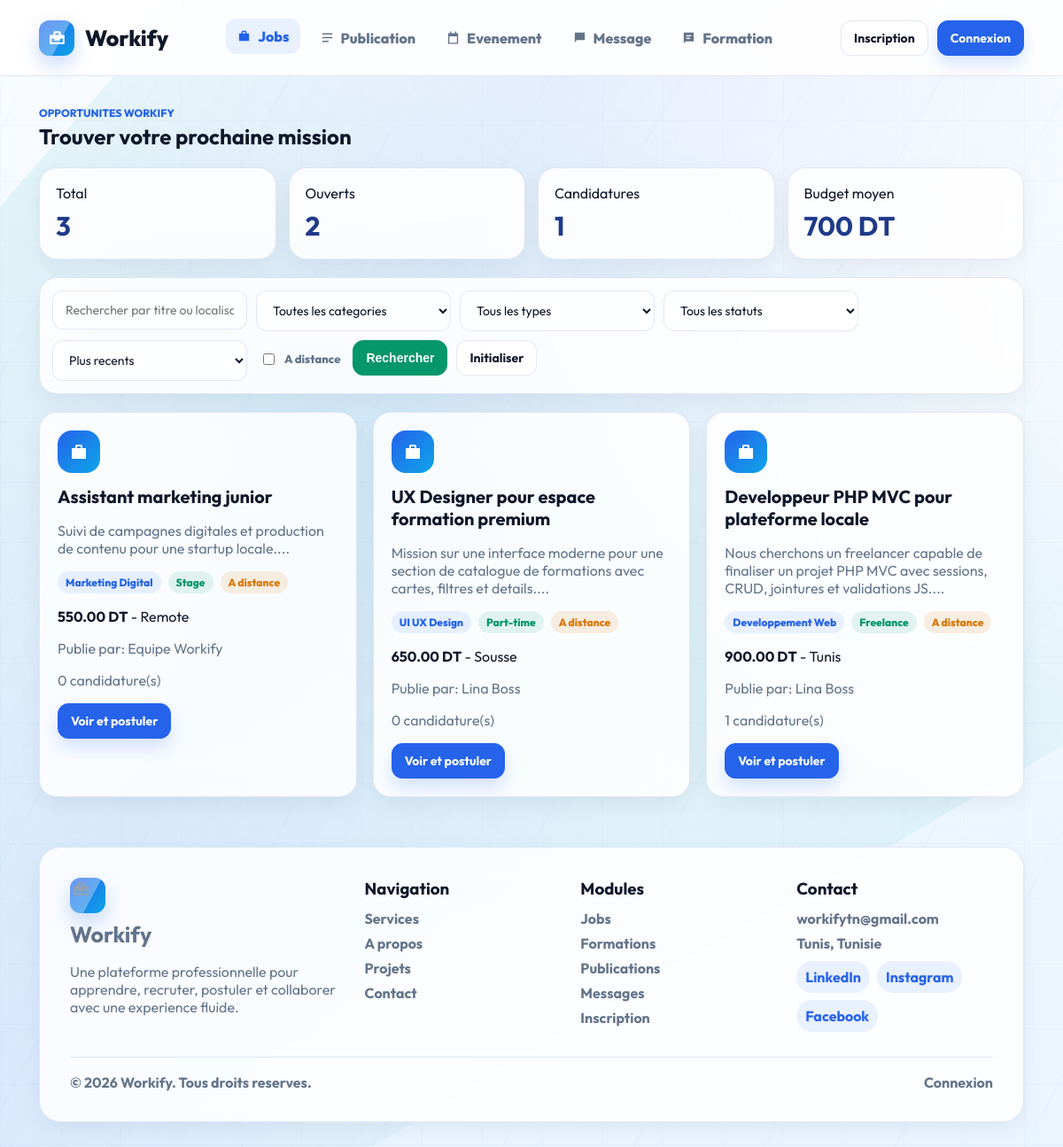
/controller/JobC.php?office=front&action=list, run on the app's committed database.
### tables this page shows
CREATE TABLE `jobs` (
  `id` int(11) NOT NULL AUTO_INCREMENT,
  `title` varchar(180) NOT NULL,
  `description` text NOT NULL,
  `budget` decimal(10,2) NOT NULL DEFAULT 0.00,
  `category_id` int(11) NOT NULL,
  `location` varchar(120) NOT NULL,
  `is_remote` tinyint(1) NOT NULL DEFAULT 0,
  `job_type` enum('Freelance','Full-time','Stage','Part-time') NOT NULL DEFAULT 'Freelance',
  `status` enum('open','draft','closed') NOT NULL DEFAULT 'open',
  `publisher_id` int(11) NOT NULL,
  `created_at` datetime NOT NULL DEFAULT current_timestamp(),
  PRIMARY KEY (`id`),
  KEY `fk_jobs_category` (`category_id`),
  KEY `fk_jobs_publisher` (`publisher_id`),
  CONSTRAINT `fk_jobs_category` FOREIGN KEY (`category_id`) REFERENCES `categories` (`id`) ON UPDATE CASCADE,
  CONSTRAINT `fk_jobs_publisher` FOREIGN KEY (`publisher_id`) REFERENCES `utilisateurs` (`id`) ON DELETE CASCADE ON UPDATE CASCADE
);

CREATE TABLE `categories` (
  `id` int(11) NOT NULL AUTO_INCREMENT,
  `name` varchar(120) NOT NULL,
  `slug` varchar(120) NOT NULL,
  `scope` enum('all','formation','job') NOT NULL DEFAULT 'all',
  `description` varchar(255) DEFAULT NULL,
  PRIMARY KEY (`id`),
  UNIQUE KEY `slug` (`slug`)
);

### controller/JobModel.php (called while the page is built, shortened)
<?php
class JobModel
{
    public function listeJobs($search = '', $idCategorie = '', $type = '', $statut = '', $remoteOnly = '', $sort = 'date_desc')
    {
        $sql = 'SELECT j.*, c.name AS nom_categorie,
                       CONCAT(u.first_name, " ", u.last_name) AS nom_publisher,
                       (SELECT COUNT(*) FROM candidatures ca WHERE ca.job_id = j.id) AS total_candidatures
                FROM jobs j
                INNER JOIN categories c ON j.category_id = c.id
                INNER JOIN utilisateurs u ON j.publisher_id = u.id
                WHERE 1 = 1';
        $params = [];
        if ($sort === 'budget_asc') {
            $sql .= ' ORDER BY j.budget ASC';
        } elseif ($sort === 'budget_desc') {
            $sql .= ' ORDER BY j.budget DESC';
        } elseif ($sort === 'date_asc') {
            $sql .= ' ORDER BY j.created_at ASC';
        } else {
            $sql .= ' ORDER BY j.created_at DESC, j.id DESC';
        }
        $db = config::getConnexion();
        try {
            $query = $db->prepare($sql);
            $query->execute($params);
            return $query->fetchAll();
        } catch (Exception $e) {
            die('Erreur: ' . $e->getMessage());
        }
    }
    public function statistiquesJobs()
    {
        $sql = "SELECT
                    COUNT(*) AS total,
                    IFNULL(SUM(CASE WHEN status = 'open' THEN 1 ELSE 0 END), 0) AS ouverts,
                    IFNULL(SUM(CASE WHEN status = 'draft' THEN 1 ELSE 0 END), 0) AS brouillons,
                    IFNULL(AVG(budget), 0) AS budget_moyen,
                    (SELECT COUNT(*) FROM candidatures) AS candidatures
                FROM jobs";
        $db = config::getConnexion();
        try {
            $query = $db->query($sql);
            $stats = $query->fetch();
            return $stats;
        } catch (Exception $e) {
            die('Erreur: ' . $e->getMessage());
        }
    }
}
?>

### view/jobs/list.php (the view, shortened to what this page needs)
<?php
$jobs = isset($jobs) ? $jobs : [];
$statistiques = isset($statistiques) ? $statistiques : [];
$search = isset($search) ? $search : '';
$remoteOnly = isset($remoteOnly) ? $remoteOnly : '';
$sort = isset($sort) ? $sort : 'date_desc';
include __DIR__ . '/../includes/header.php';
?>
<div class="toolbar">
    <div>
        <p class="eyebrow"><?= $office === 'back' ? 'Gestion des ressources' : 'Opportunites Workify'; ?></p>
        <h2><?= $office === 'back' ? 'Centre des jobs' : 'Trouver votre prochaine mission'; ?></h2>
    </div>
</div>
<div class="stats-grid">
    <div class="card">Total <strong><?= isset($statistiques['total']) ? (int) $statistiques['total'] : 0; ?></strong></div>
    <div class="card">Ouverts <strong><?= isset($statistiques['ouverts']) ? (int) $statistiques['ouverts'] : 0; ?></strong></div>
    <div class="card">Candidatures <strong><?= isset($statistiques['candidatures']) ? (int) $statistiques['candidatures'] : 0; ?></strong></div>
    <div class="card">Budget moyen <strong><?= isset($statistiques['budget_moyen']) ? number_format((float) $statistiques['budget_moyen'], 0, '.', ' ') : 0; ?> DT</strong></div>
</div>
<form class="filters" action="../controller/JobC.php" method="get">
    <input name="search" placeholder="Rechercher par titre ou localisation" value="<?= htmlspecialchars($search, ENT_QUOTES); ?>">
    <select name="id_categorie">
        <option value="">Toutes les categories</option>
    </select>
    <select name="type">
        <option value="">Tous les types</option>
    </select>
    <select name="statut">
        <option value="">Tous les statuts</option>
    </select>
    <select name="sort">
        <option value="date_desc" <?= $sort === 'date_desc' ? 'selected' : ''; ?>>Plus recents</option>
    </select>
    <label class="inline-check">
        <input type="checkbox" name="remote" value="1" <?= $remoteOnly === '1' ? 'checked' : ''; ?>>
        A distance
    </label>
    <button class="btn btn-green" type="submit">Rechercher</button>
    <a class="btn" href="../controller/JobC.php?office=<?= $office; ?>&action=list">Initialiser</a>
</form>
<?php if ($office === 'front') { ?>
    <div class="formation-grid">
        <?php foreach ($jobs as $jobItem) { ?>
            <article class="formation-card">
                <div class="course-icon">
                    <svg viewBox="0 0 24 24"><path d="M10 4h4a2 2 0 0 1 2 2v2h4v12H4V8h4V6a2 2 0 0 1 2-2zm4 4V6h-4v2h4z"/></svg>
                </div>
                <h3><?= htmlspecialchars($jobItem['title'], ENT_QUOTES); ?></h3>
                <p class="muted"><?= htmlspecialchars(substr($jobItem['description'], 0, 120), ENT_QUOTES); ?>...</p>
                <div class="card-meta">
                    <span class="badge"><?= htmlspecialchars($jobItem['nom_categorie'], ENT_QUOTES); ?></span>
                    <span class="badge badge-green"><?= htmlspecialchars($jobItem['job_type'], ENT_QUOTES); ?></span>
                    <span class="badge badge-amber"><?= $jobItem['is_remote'] ? 'A distance' : 'Sur site'; ?></span>
                </div>
                <p><strong><?= number_format((float) $jobItem['budget'], 2, '.', ' '); ?> DT</strong> - <?= htmlspecialchars($jobItem['location'], ENT_QUOTES); ?></p>
                <p class="muted">Publie par: <?= htmlspecialchars($jobItem['nom_publisher'], ENT_QUOTES); ?></p>
                <p class="muted"><?= (int) $jobItem['total_candidatures']; ?> candidature(s)</p>
                <a class="btn btn-primary" href="../controller/JobC.php?office=front&action=detail&id=<?= (int) $jobItem['id']; ?>">Voir et postuler</a>
            </article>
        <?php } ?>
    </div>
<?php } ?>
<?php include __DIR__ . '/../includes/footer.php'; ?>

### data on the page
jobs: title "Assistant marketing junior", description "Suivi de campagnes digitales et production de contenu pour une startup locale.", category.name "Marketing Digital", job_type "Stage", is_remote "A distance", budget "550.00", location "Remote", nom_publisher "Equipe Workify", total_candidatures "0"
jobs: title "UX Designer pour espace formation premium", description "Mission sur une interface moderne pour une section de catalogue de formations avec cartes, filtres et details.", category.name "UI UX Design", job_type "Part-time", is_remote "A distance", budget "650.00", location "Sousse", nom_publisher "Lina Boss", total_candidatures "0"
jobs: title "Developpeur PHP MVC pour plateforme locale", description "Nous cherchons un freelancer capable de finaliser un projet PHP MVC avec sessions, CRUD, jointures et validations JS.", category.name "Developpement Web", job_type "Freelance", is_remote "A distance", budget "900.00", location "Tunis", nom_publisher "Lina Boss", total_candidatures "1"

### other printed values
$link['label'] "Jobs"
$link['label'] "Publication"
$link['label'] "Evenement"
$link['label'] "Message"
$link['label'] "Formation"
$statistiques['total'] "3"
$statistiques['ouverts'] "2"
$statistiques['candidatures'] "1"
$statistiques['budget_moyen'] "700"
